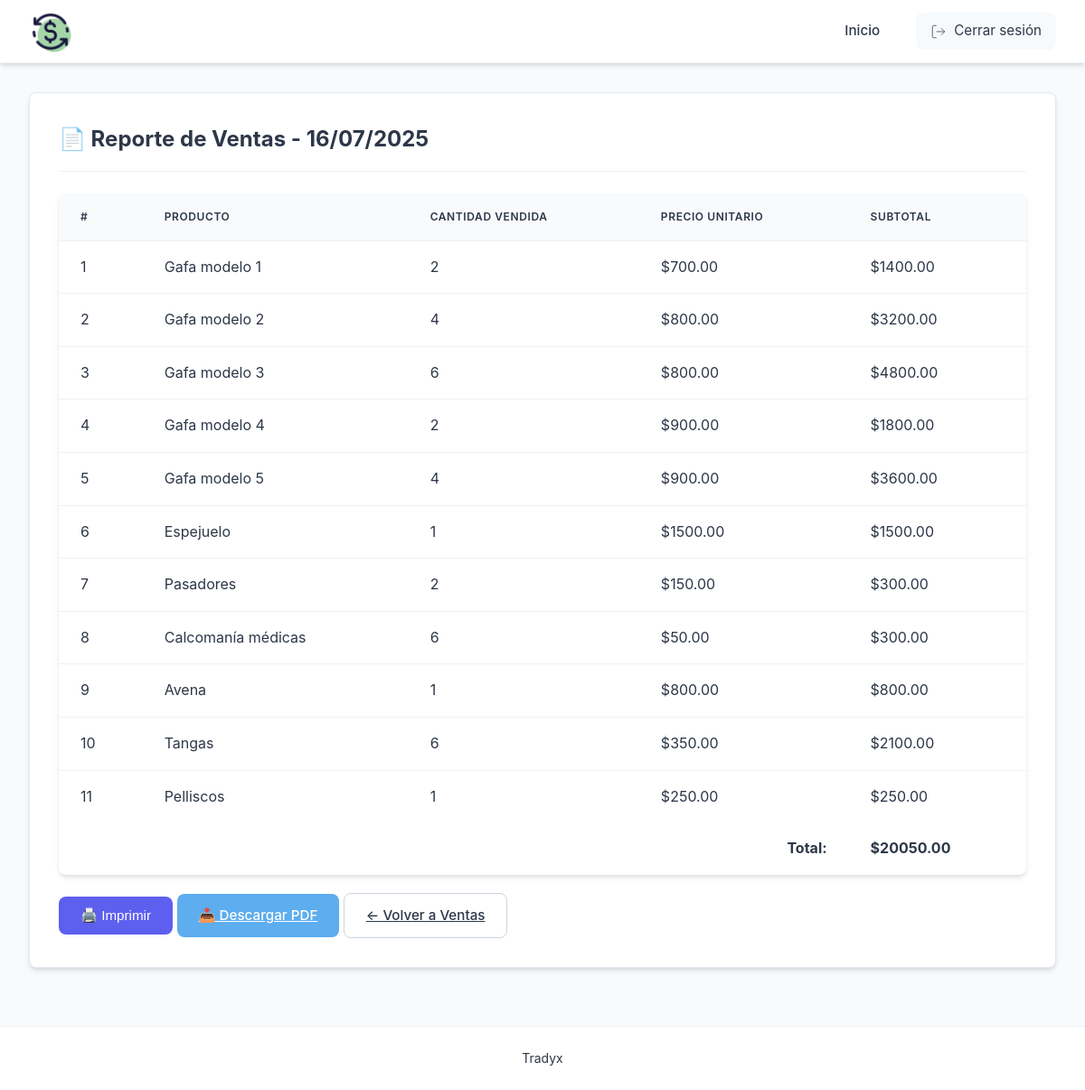
Page /sales/report (signed in) on the earlier database version.
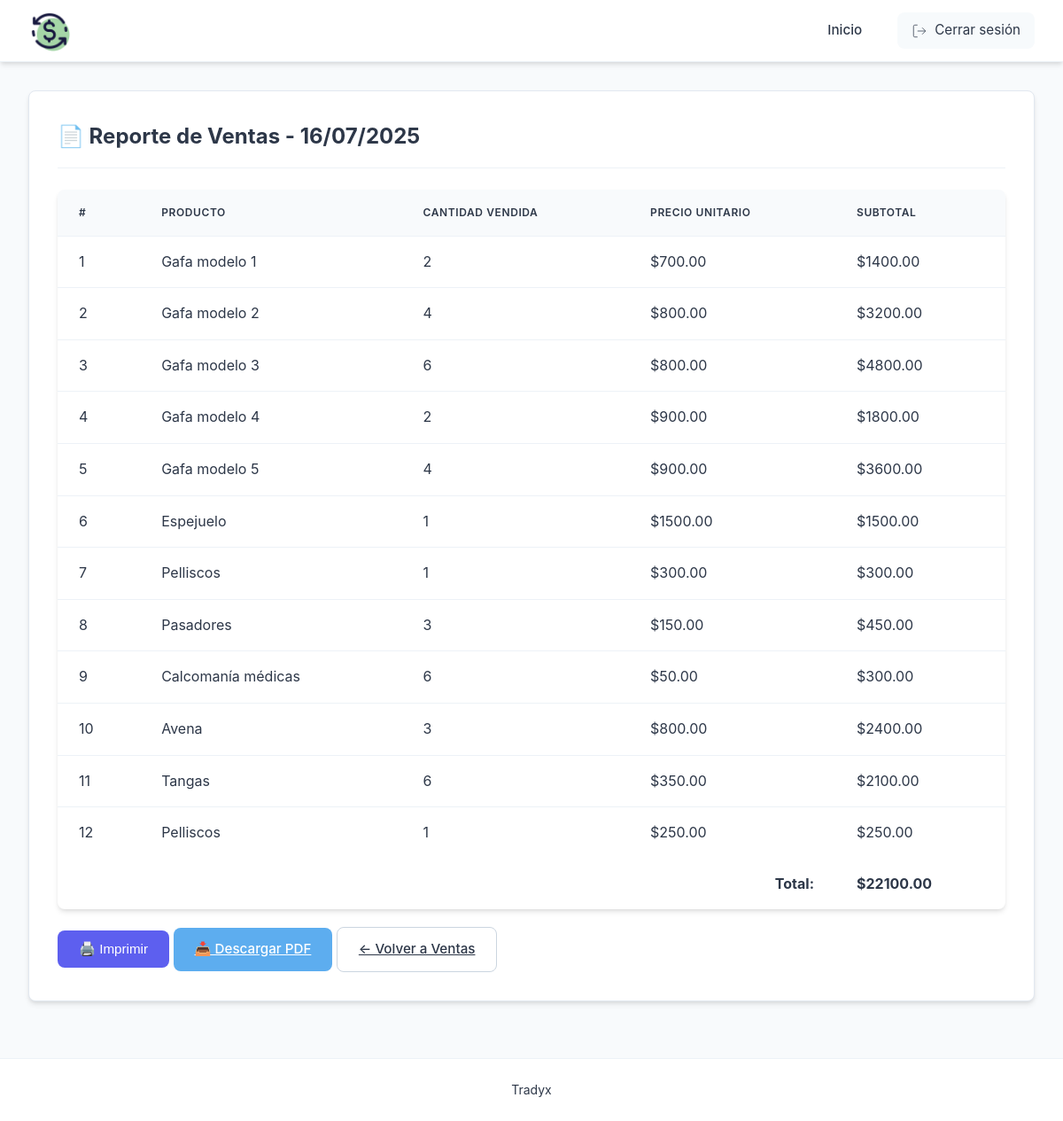
Same page on the later database version.
### models.py (models this page shows, shortened)
class Product(db.Model):
    __tablename__ = 'product'
    id = db.Column(db.Integer, primary_key=True)
    name = db.Column(db.String(100), nullable=False)
    quantity = db.Column(db.Integer, nullable=False)
    price = db.Column(db.Float, nullable=False)
    daily_sales = db.Column(db.Integer, default=0)

### app.py (the view)
@app.route('/sales/report')
@login_required
def print_daily_report():
    products_sold = Product.query.filter(Product.daily_sales > 0).all()
    total_sales = sum(p.price * p.daily_sales for p in products_sold)
    return render_template('sales_report.html',
                        products=products_sold,
                        total=total_sales,
                        date=datetime.now().strftime("%d/%m/%Y"))

### app.py (called while the page is built)
def login_required(f):
    @wraps(f)
    def decorated_function(*args, **kwargs):
        if 'user_id' not in session:
            flash('Por favor inicie sesión primero', 'danger')
            return redirect(url_for('login'))
        return f(*args, **kwargs)
    return decorated_function

### templates/sales_report.html (shortened to what this page needs)
{% extends "base.html" %}
{% block content %}
<div class="module-container">
    <h2>📄 Reporte de Ventas - {{ date }}</h2>
    <table class="data-table">
        <thead>
            <tr>
                <th>#</th>
                <th>Producto</th>
                <th>Cantidad Vendida</th>
                <th>Precio Unitario</th>
                <th>Subtotal</th>
            </tr>
        </thead>
        <tbody>
            {% for product in products %}
            <tr>
                <td>{{ loop.index }}</td>
                <td>{{ product.name }}</td>
                <td>{{ product.daily_sales }}</td>
                <td>${{ "%.2f"|format(product.price) }}</td>
                <td>${{ "%.2f"|format(product.price * product.daily_sales) }}</td>
            </tr>
            {% endfor %}
        </tbody>
        <tfoot>
            <tr>
                <td colspan="4" style="text-align: right;"><strong>Total:</strong></td>
                <td><strong>${{ "%.2f"|format(total) }}</strong></td>
            </tr>
        </tfoot>
    </table>
    <div class="no-print" style="margin-top: 20px;">
        <button onclick="window.print()" class="btn btn-primary">🖨️ Imprimir</button>
        <a href="{{ url_for('download_sales_pdf') }}" class="btn btn-info">📥 Descargar PDF</a>
        <a href="{{ url_for('sales') }}" class="btn btn-secondary">← Volver a Ventas</a>
    </div>
</div>
{% endblock %}

### templates/base.html (shortened to what this page needs)
<!DOCTYPE html>
<html lang="es">
<head>
    <link rel="stylesheet" href="{{ url_for('static', filename='css/style.css') }}">
</head>
<body>
    <header class="header-max">
        <div class="nav-extreme">
            <h1 class="logo-edge">
                <img src="{{ url_for('static', filename='images/icons8-circulacion-de-dinero-100.png') }}"
                     alt="Logo"
                     style="height: 48px; vertical-align: middle; margin-right: 12px;">
            </h1>
            <nav class="nav-edge">
                <a href="{{ url_for('dashboard') }}" class="nav-item">Inicio</a>
                {% if 'user_id' in session %}
                <div class="user-edge">
                    <a href="{{ url_for('logout') }}" class="logout-edge">
                        <svg width="20" height="20" viewBox="0 0 24 24" fill="none" stroke="currentColor">
                            <path d="M9 21H5a2 2 0 0 1-2-2V5a2 2 0 0 1 2-2h4"></path>
                            <polyline points="16 17 21 12 16 7"></polyline>
                            <line x1="21" y1="12" x2="9" y2="12"></line>
                        </svg>
                        Cerrar sesión
                    </a>
                </div>
                {% endif %}
            </nav>
        </div>
    </header>
    <main>
        {% block content %}{% endblock %}
    </main>
    <footer>
        <p>Tradyx</p>
    </footer>
</body>
</html>

### static/css/style.css (style rules this page uses)
:root { --primary-color: #5D5FEF; --primary-hover: #4B4DDB; --secondary-color: #6B6DEE; --accent-color: #8A8EF0; --danger-color: #EF5D5D; --success-color: #5DEF8A; --warning-color: #EFC75D; --info-color: #5DADEF; --dark-color: #2D3748; --light-color: #F7FAFC; --gray-color: #A0AEC0; --border-radius: 8px; --box-shadow: 0 4px 6px -1px rgba(0, 0, 0, 0.1), 0 2px 4px -1px rgba(0, 0, 0, 0.06); --transition: all 0.3s cubic-bezier(0.4, 0, 0.2, 1); --sidebar-width: 240px; --header-height: 70px; }
*, *::before, *::after { box-sizing: border-box; margin: 0; padding: 0; }
html { height: 100%; scroll-behavior: smooth; }
body { font-family: 'Inter', -apple-system, BlinkMacSystemFont, sans-serif; line-height: 1.6; background-color: #F8FAFC; color: var(--dark-color); min-height: 100vh; display: flex; flex-direction: column; -webkit-font-smoothing: antialiased; -moz-osx-font-smoothing: grayscale; }
.header-max { background: white; color: var(--dark-color); height: var(--header-height); box-shadow: var(--box-shadow); position: sticky; top: 0; z-index: 1000; display: flex; align-items: center; padding: 0 2rem; border-bottom: 1px solid #EDF2F7; }
.nav-extreme { display: flex; justify-content: space-between; align-items: center; width: 100%; max-width: 100%; }
.logo-edge { display: flex; align-items: center; font-size: 1.5rem; font-weight: 700; color: var(--dark-color); text-decoration: none; gap: 0.75rem; }
.logo-edge img { height: 32px; width: auto; }
.nav-edge { display: flex; align-items: center; gap: 1.5rem; }
.nav-item { color: var(--dark-color); text-decoration: none; font-weight: 500; padding: 0.5rem 1rem; border-radius: var(--border-radius); transition: var(--transition); font-size: 0.95rem; }
.logout-edge { display: flex; align-items: center; gap: 0.5rem; color: var(--dark-color); text-decoration: none; padding: 0.5rem 1rem; border-radius: var(--border-radius); transition: var(--transition); font-size: 0.95rem; background-color: var(--light-color); }
.logout-edge svg { width: 18px; height: 18px; }
main { flex: 1; padding: 2rem; max-width: 1400px; margin: 0 auto; width: 100%; }
.module-container { background: white; border-radius: var(--border-radius); padding: 2rem; box-shadow: var(--box-shadow); margin-bottom: 2rem; border: 1px solid #E2E8F0; }
.module-container h2 { color: var(--dark-color); margin-bottom: 1.5rem; padding-bottom: 1rem; border-bottom: 1px solid #EDF2F7; font-size: 1.5rem; font-weight: 700; }
.btn { padding: 0.75rem 1.5rem; border: none; border-radius: var(--border-radius); cursor: pointer; font-size: 0.95rem; font-weight: 500; transition: var(--transition); display: inline-flex; align-items: center; justify-content: center; gap: 0.5rem; }
.btn-primary { background-color: var(--primary-color); color: white; }
.btn-secondary { background-color: white; color: var(--dark-color); border: 1px solid #CBD5E0; }
.btn-info { background-color: var(--info-color); color: white; }
.data-table { width: 100%; border-collapse: collapse; margin-top: 1.5rem; background: white; border-radius: var(--border-radius); overflow: hidden; box-shadow: var(--box-shadow); }
.data-table th, .data-table td { padding: 1rem 1.5rem; text-align: left; border-bottom: 1px solid #EDF2F7; }
.data-table th { background-color: #F8FAFC; font-weight: 600; color: var(--dark-color); text-transform: uppercase; font-size: 0.75rem; letter-spacing: 0.05em; }
.data-table tr:last-child td { border-bottom: none; }
footer { background-color: white; color: var(--dark-color); text-align: center; padding: 1.5rem; margin-top: auto; font-size: 0.875rem; border-top: 1px solid #EDF2F7; }

Differences in the rows shown:
now on this page (row edited): Product: name "Pelliscos", daily_sales "1", price "300.00", product.price*product.daily_sales "300.00"
changed Product "Pasadores": daily_sales "2" → "3"; product.price*product.daily_sales "300.00" → "450.00"
changed Product "Avena": daily_sales "1" → "3"; product.price*product.daily_sales "800.00" → "2400.00"
Other differences:
{{ "%.2f"|format(total) }}: "20050.00" → "22100.00"
